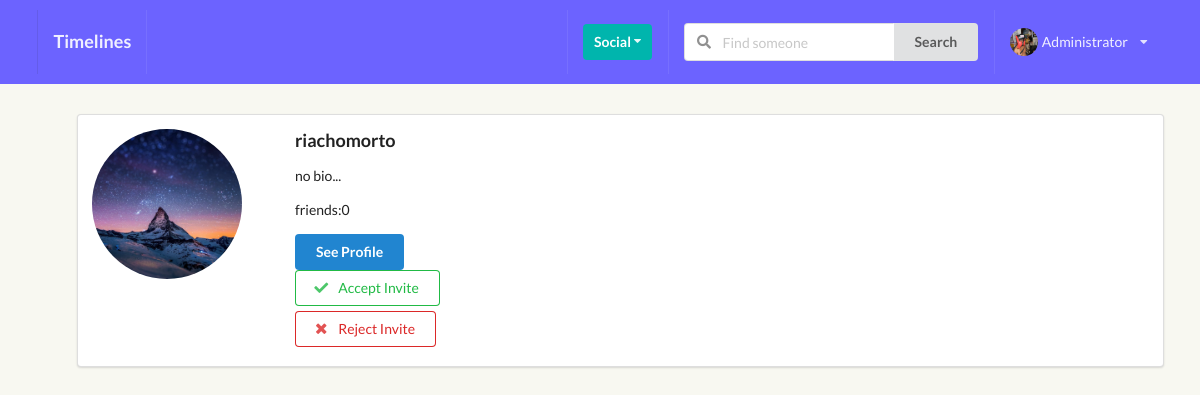
/profiles/my_invites/ (signed in), run on an earlier commit of the app's database.
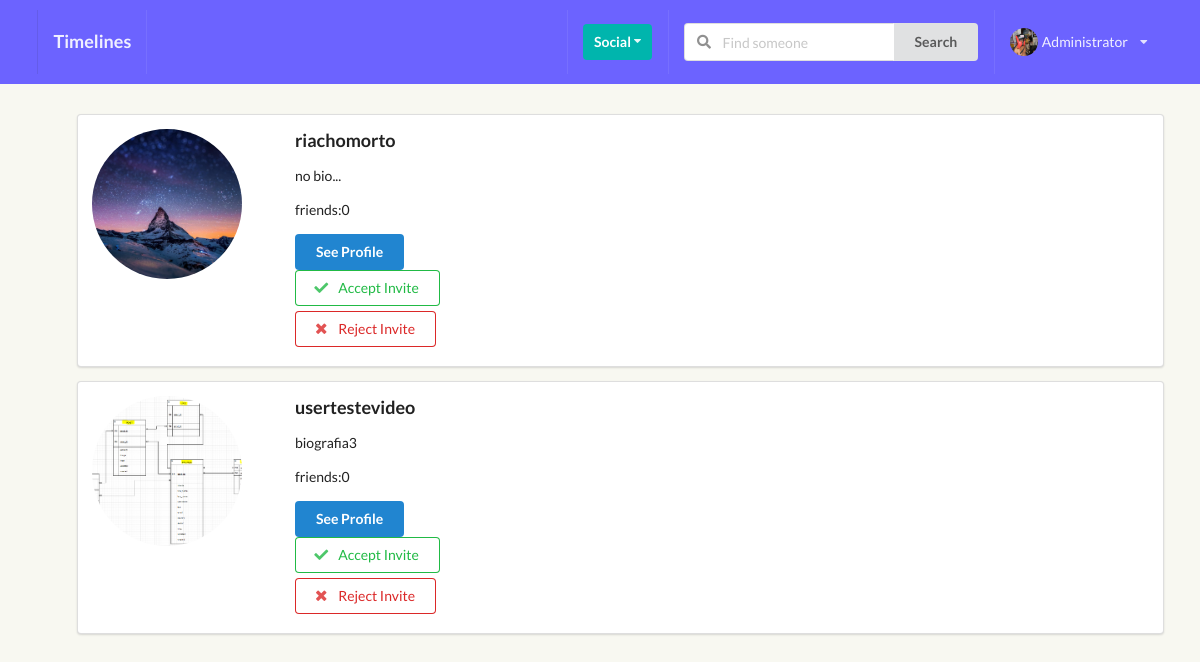
And on a later commit of the database.
### perfil/models.py (models this page shows, shortened)
class Profile(models.Model):
    first_name = models.CharField(max_length=200, blank=True)
    last_name = models.CharField(max_length=200, blank=True)
    username = models.OneToOneField(User, on_delete=models.CASCADE)
    bio = models.TextField(default="no bio...", max_length=120)
    email = models.EmailField(max_length=200, blank=True)
    country = models.CharField(max_length=200, blank=True)
    avatar = models.ImageField(default='avatar.png', upload_to='avatars/')
    friends = models.ManyToManyField(User, blank=True, related_name='friends')
    slug = models.SlugField(unique=True, blank=True)
    updated = models.DateTimeField(auto_now=True)
    created = models.DateTimeField(auto_now_add=True)
    objects = ProfileManager()
    def get_friends_no(self):
        return self.friends.count()
    __initial_first_name = None
    __initial_last_name = None
    def __init__(self, *args, **kwargs):
        super().__init__(*args, **kwargs)
        self.__initial_first_name = self.first_name
        self.__initial_last_name = self.last_name

### perfil/views.py (the view)
# urls.py: path('my_invites/', invites_received_view, name="my-invites-view"),
@login_required
def invites_received_view(request):
    profile = Profile.objects.get(username=request.user)
    qs = Relationship.objects.invitations_received(profile)
    result = list(map(lambda x: x.sender, qs))
    is_empty = False
    if len(result) == 0:
        is_empty = True
    context = {
        'qs': result,
        'is_empty': is_empty,
        }
    return render(request, 'perfil/my_invites.html', context)

### perfil/context_processors.py (called while the page is built)
def profile_pic(request):
    if request.user.is_authenticated:
        profile_obj = Profile.objects.get(username=request.user)
        pic = profile_obj.avatar
        return {'picture':pic}
    return {}

def invitations_received_no(request):
    if request.user.is_authenticated:
        profile_obj = Profile.objects.get(username=request.user)
        qs_count = Relationship.objects.invitations_received(profile_obj).count()
        return {'invites_num':qs_count}
    return {}

### perfil/models.py (called while the page is built)
    def invitations_received(self, receiver):
        qs = Relationship.objects.filter(receiver=receiver, status='send')
        return qs

### perfil/templates/perfil/my_invites.html (shortened to what this page needs)
{% extends 'base.html' %} {% block title %} My Invites {% endblock title %} {% block content %}
<ul class="pt-100">
    {% for obj in qs %}
    <div class="ui segment ">
        <div class="ui grid">
            <div class="row">
                <div class="three wide column">
                    <img class="ui small circular image profile-pic" src="{{ obj.avatar.url }}">
                </div>
                <div class="thirteen wide column">
                    <h3>{{obj.username}}</h3>
                    <p>{{obj.bio}}</p>
                    <p>friends:{{obj.get_friends_no}}</p>
                    <button class="ui primary button">See Profile</button>
                    <form action="{% url 'perfil:accept_invitation' %}" method="POST">
                        <button type="submit" class="ui positive basic button w-big mb-5">
                                    <i class="check icon"></i>
                                    Accept Invite
                                </button>
                    </form>
                    <form action="{% url 'perfil:reject_invitation' %}" method="POST">
                        <button type="submit" class="ui negative basic button w-big mb-5">
                                    <i class="close icon"></i>
                                    Reject Invite
                                </button>
                    </form>
                </div>
            </div>
        </div>
    </div>
    {% endfor %}
</ul>
{% endblock content %}

What changed in the data, as far as the page shows it:
added Profile: avatar (picture), username "usertestevideo", bio "biografia3", get_friends_no "0"
